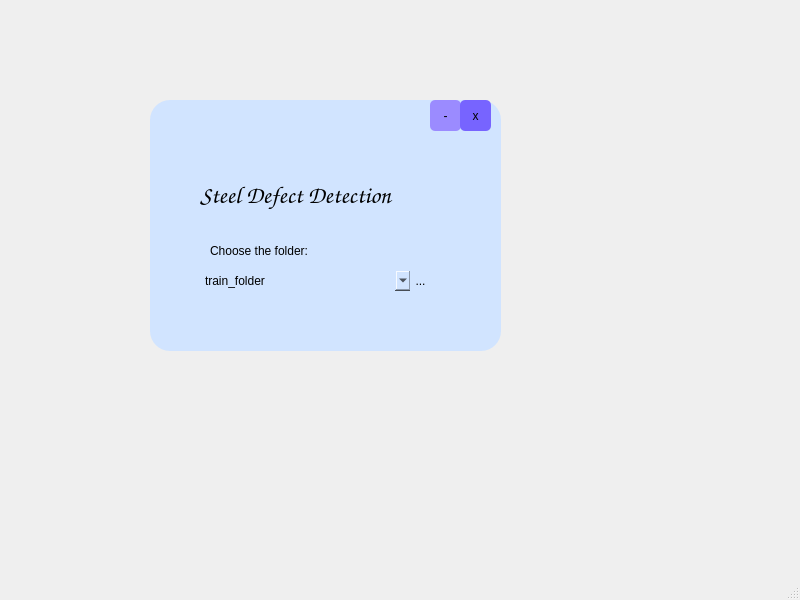
<?xml version="1.0" encoding="UTF-8"?>
<ui version="4.0">
 <class>MainWindow</class>
 <widget class="QMainWindow" name="MainWindow">
  <property name="geometry">
   <rect>
    <x>0</x>
    <y>0</y>
    <width>800</width>
    <height>600</height>
   </rect>
  </property>
  <property name="windowTitle">
   <string>MainWindow</string>
  </property>
  <property name="autoFillBackground">
   <bool>false</bool>
  </property>
  <widget class="QWidget" name="centralwidget">
   <widget class="QFrame" name="frame">
    <property name="enabled">
     <bool>true</bool>
    </property>
    <property name="geometry">
     <rect>
      <x>150</x>
      <y>100</y>
      <width>351</width>
      <height>251</height>
     </rect>
    </property>
    <property name="styleSheet">
     <string notr="true">background-color: rgb(209, 228, 255);
border-color: 20px rgb(184, 197, 255);
border-radius: 20px</string>
    </property>
    <property name="frameShape">
     <enum>QFrame::StyledPanel</enum>
    </property>
    <property name="frameShadow">
     <enum>QFrame::Raised</enum>
    </property>
    <widget class="QLabel" name="label_2">
     <property name="geometry">
      <rect>
       <x>50</x>
       <y>60</y>
       <width>281</width>
       <height>71</height>
      </rect>
     </property>
     <property name="font">
      <font>
       <family>Zapfino</family>
       <pointsize>18</pointsize>
       <italic>true</italic>
      </font>
     </property>
     <property name="text">
      <string>Steel Defect Detection</string>
     </property>
    </widget>
    <widget class="QLabel" name="label">
     <property name="geometry">
      <rect>
       <x>60</x>
       <y>140</y>
       <width>131</width>
       <height>21</height>
      </rect>
     </property>
     <property name="text">
      <string>Choose the folder:</string>
     </property>
    </widget>
    <widget class="QComboBox" name="comboBox">
     <property name="geometry">
      <rect>
       <x>50</x>
       <y>170</y>
       <width>211</width>
       <height>21</height>
      </rect>
     </property>
     <property name="styleSheet">
      <string notr="true">border-color: rgb(2, 2, 2);</string>
     </property>
     <item>
      <property name="text">
       <string>train_folder</string>
      </property>
     </item>
     <item>
      <property name="text">
       <string>test_folder</string>
      </property>
     </item>
    </widget>
    <widget class="QToolButton" name="toolButton">
     <property name="geometry">
      <rect>
       <x>260</x>
       <y>170</y>
       <width>21</width>
       <height>21</height>
      </rect>
     </property>
     <property name="text">
      <string>...</string>
     </property>
     <property name="arrowType">
      <enum>Qt::NoArrow</enum>
     </property>
    </widget>
    <widget class="QPushButton" name="pushButton">
     <property name="geometry">
      <rect>
       <x>280</x>
       <y>0</y>
       <width>31</width>
       <height>31</height>
      </rect>
     </property>
     <property name="styleSheet">
      <string notr="true">background-color: rgb(155, 139, 255);
border-color: rgb(1, 1, 1);
border-radius: 5px;</string>
     </property>
     <property name="text">
      <string>-</string>
     </property>
    </widget>
    <widget class="QPushButton" name="pushButton_2">
     <property name="geometry">
      <rect>
       <x>310</x>
       <y>0</y>
       <width>31</width>
       <height>31</height>
      </rect>
     </property>
     <property name="styleSheet">
      <string notr="true">background-color: rgb(119, 100, 255);
border-color: rgb(4, 4, 4);
border-radius: 5px;</string>
     </property>
     <property name="text">
      <string>x</string>
     </property>
    </widget>
   </widget>
  </widget>
  <widget class="QMenuBar" name="menubar">
   <property name="geometry">
    <rect>
     <x>0</x>
     <y>0</y>
     <width>800</width>
     <height>22</height>
    </rect>
   </property>
  </widget>
  <widget class="QStatusBar" name="statusbar"/>
 </widget>
 <resources/>
 <connections/>
 <slots>
  <slot>slot1()</slot>
 </slots>
</ui>
